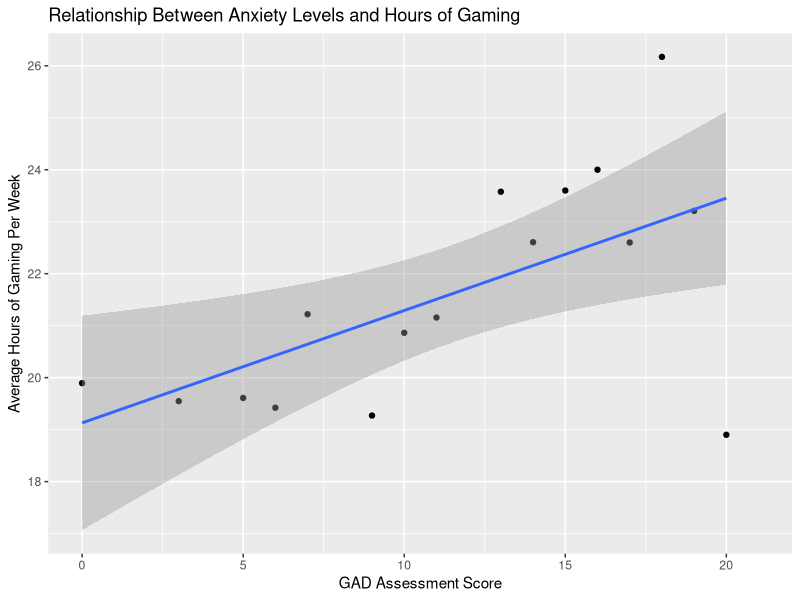

Recreate this plot in R.
# Chart 2
# Anxiety Levels vs. Hours Gaming
library("dplyr")
library("ggplot2")

# Reads in csv filtered for USA residents only into a data frame
gamingStudy <- read.csv("data/GamingStudy_filtered.csv",
                        stringsAsFactors = FALSE)

# Takes gamingStudy and makes a data frame by grouping by the GAD_T score and
# averaging the number of hours played by people with each GAD score.
averaged <- gamingStudy %>%
  select(Hours, GAD_T) %>%
  group_by(GAD_T) %>%
  summarize(avg_hours = mean(Hours))

# Plots a scatter plot of the GAD assessment scores by the average hours of
# games played
ggplot(averaged, aes(x = GAD_T, y = avg_hours)) +
  geom_point() +
  geom_smooth(method=lm) +
  labs(title = "Relationship Between Anxiety Levels and Hours of Gaming",
       x = "GAD Assessment Score", y = "Average Hours of Gaming Per Week")

